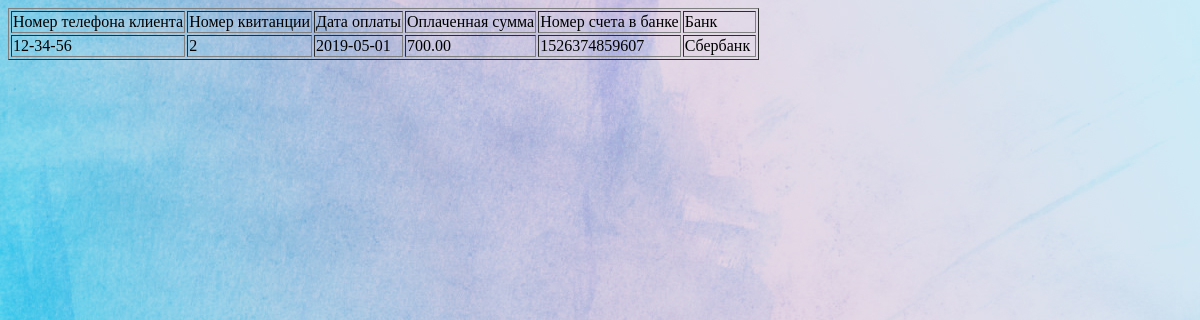
Screenshot of /ind_payments.php with the database file from the repository.
### tables this page shows
CREATE TABLE `payment` (
  `customer_phone` varchar(10) NOT NULL,
  `map_nom` varchar(10) NOT NULL,
  `date_map` varchar(60) NOT NULL,
  `map_count` decimal(10,2) NOT NULL,
  `account` varchar(20) NOT NULL,
  `bank_id` int(4) NOT NULL
);

CREATE TABLE `bank` (
  `bank_id` int(4) NOT NULL,
  `bank` varchar(50) NOT NULL
);

### ind_payments.php (the view, shortened to what this page needs)
<?php
include "ind1.php";
$pay = mysqli_query($link, "select p.customer_phone, p.map_nom,p.date_map,p.map_count,p.account, b.bank from payment p INNER JOIN bank b ON b.bank_id=p.bank_id;");
if($pay)
{
  echo '<form name="feedback" action="" method="post">';
  echo "<table border=1>";
  echo "<tr><td>Номер телефона клиента</td><td>Номер квитанции</td><td>Дата оплаты</td><td>Оплаченная сумма</td><td>Номер счета в банке</td><td>Банк</tr>";
  while($c = mysqli_fetch_array($pay))
  {
    echo "<tr><td>".$c['customer_phone']."&nbsp;</td><td>".$c['map_nom']."&nbsp </td><td>".$c['date_map']."&nbsp;</td><td>".$c['map_count']."&nbsp;</td><td>".$c['account']."&nbsp;</td><td>".$c['bank']."&nbsp;</td></tr>";
  }
  echo "</table>";
}
else
{
  echo "<p><b>Error: ".mysqli_error($link)."</b><p>";
  exit();
}
?>
<!DOCTYPE html>
<html lang="en">
<head>
  <link rel="stylesheet" type="text/css" href="ind_css3.css">
</head>
<body>
</body>

### ind_css3.css (style rules this page uses)
body { background-image: url("ind_ph.jpg"); }

### rows the page displays
payment: customer_phone "12-34-56", map_nom "2", date_map "2019-05-01", map_count "700.00", account "1526374859607", bank.bank "Сбербанк"
